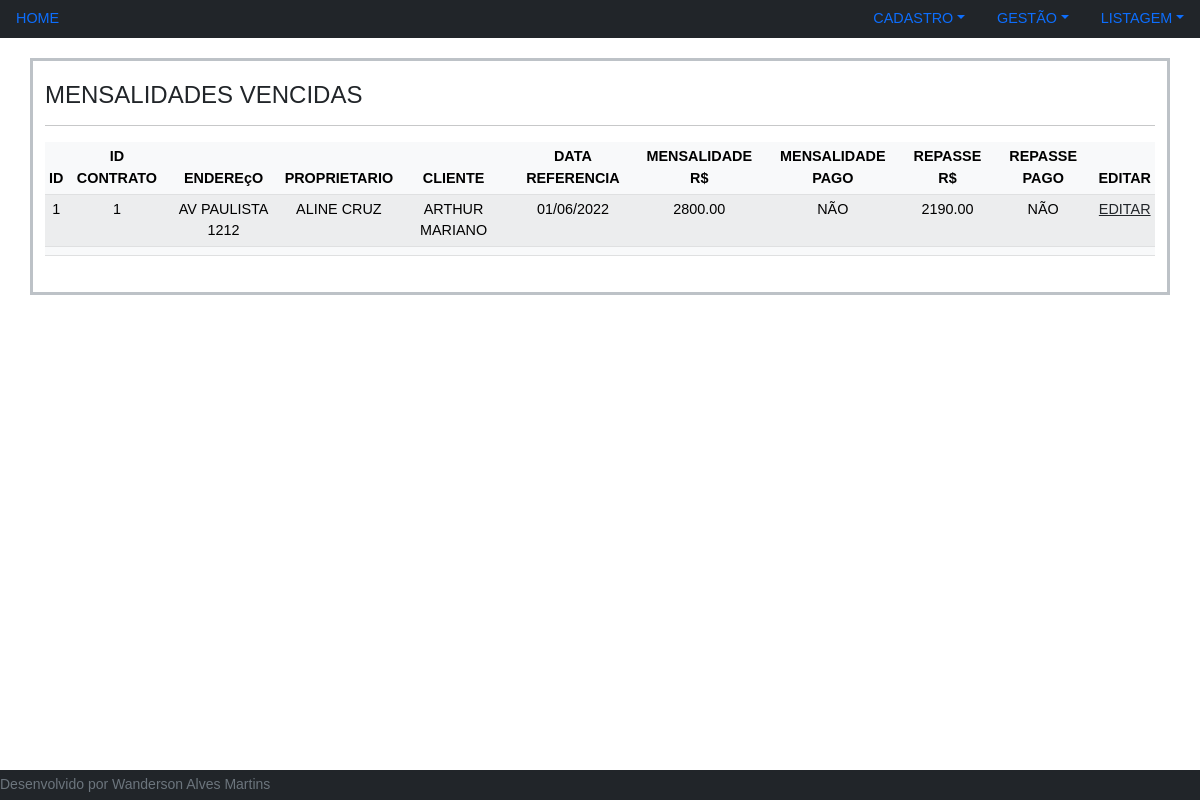
Page /index.php?p=gestaoVencido on the committed database.
### tables this page shows
CREATE TABLE IF NOT EXISTS `mensalidade` (
  `ID` int(11) NOT NULL AUTO_INCREMENT,
  `ID_CONTRATO` int(11) NOT NULL,
  `DT_REF` date DEFAULT NULL,
  `VL_MENSALIDADE` float(10,2) DEFAULT NULL,
  `PG_MENSALIDADE` int(11) DEFAULT 0 COMMENT '0=NAO PAGO, 1=PAGO',
  `DT_PG_MENSALIDADE` date DEFAULT NULL,
  `VL_REPASSE` float(10,2) DEFAULT NULL,
  `PG_REPASSE` int(11) DEFAULT 0 COMMENT '0=NAO PAGO, 1=PAGO',
  `DT_PG_REPASSE` date DEFAULT NULL,
  `VL_CONDOMINIO` float(10,2) DEFAULT NULL,
  `PG_CONDOMINIO` int(11) DEFAULT 0 COMMENT '0=NAO PAGO, 1=PAGO',
  `DT_PG_CONDOMINIO` date DEFAULT NULL,
  `ATIVO` int(11) NOT NULL DEFAULT 1,
  PRIMARY KEY (`ID`)
);

CREATE TABLE IF NOT EXISTS `pessoa` (
  `ID` int(11) NOT NULL AUTO_INCREMENT,
  `NOME` varchar(100) NOT NULL,
  `EMAIL` varchar(150) NOT NULL,
  `TELEFONE` varchar(15) NOT NULL,
  `DIA_REPASSE` int(11) NOT NULL DEFAULT 1,
  `LOCATARIO_PROPRIETARIO` int(11) NOT NULL DEFAULT 0 COMMENT '0=LACATARIO; 1=PROPRIETARIO',
  `ATIVO` int(11) NOT NULL DEFAULT 1 COMMENT '0=INATIVO; 1=ATIVO',
  `DT_CADASTRO` datetime NOT NULL,
  PRIMARY KEY (`ID`)
);

CREATE TABLE IF NOT EXISTS `descricao` (
  `ID` int(11) NOT NULL,
  `REF` int(11) NOT NULL,
  `DESC` varchar(50) NOT NULL
);

### database/Query.php (called while the page is built, shortened)
<?php
class Query extends ConexaoBD
{
    public function select($sql,$p=null)
    {
        $pdo    = $this->conectar();
        $r      = $pdo->query($sql);
        if($p)
        {
            $result = $r->fetchAll();
        }
        else
        {
            $result = $r->fetch();
        }
        return $result;
    }
}
?>

### controller/con_gestao.php (called while the page is built)
<?php
include_once 'database/Query.php';
$dataAtual      = date("Y-m-d");
$diaAtual       = date("d");
$sql = "SELECT
                a.ID,
                a.ID_CONTRATO,
                LEFT(c.ENDERECO,40) ENDERECO,
                d.NOME DESC_CLIENTE,
                e.NOME DESC_PROPRIETARIO,
                DATE_FORMAT(a.DT_REF, '%d/%m/%Y' ) DT_REF,
                a.VL_MENSALIDADE,
                f.DESC DESC_PG_MENSALIDADE,
                a.VL_REPASSE,
                g.DESC DESC_PG_REPASSE,
                a.VL_CONDOMINIO,
                f.DESC DESC_PG_CONDOMINIO
        FROM mensalidade a
        JOIN contrato b ON b.ID = a.ID_CONTRATO
        JOIN imovel c   ON c.ID = b.ID_IMOVEL
        JOIN pessoa d   ON d.ID = b.ID_PESSOA_CLIENTE
        JOIN pessoa e   ON e.ID = c.ID_PROPRIETARIO
        JOIN descricao f   ON f.ID = a.PG_MENSALIDADE
        JOIN descricao g   ON g.ID = a.PG_REPASSE
        JOIN descricao h   ON h.ID = a.PG_CONDOMINIO
        WHERE
                a.ATIVO = 1 AND a.DT_REF <= '$dataAtual' AND a.PG_MENSALIDADE = 0
                OR
                a.ATIVO = 1 AND a.DT_REF <= '$dataAtual' AND e.DIA_REPASSE <= $diaAtual AND a.PG_REPASSE = 0
        ORDER BY c.ENDERECO
        ";
$bd_mensalide   = new Query();
$rows_mensalide = $bd_mensalide->select($sql,1);
?>

### views/listagem/gestao.php (the view)
<div class="container-fluid">
    <div class="container divform ">
        <h4> MENSALIDADES VENCIDAS </h4>
        <hr>
        	<table class="table table-light table-striped table-sm table-hover text-center">
				<thead>
					<tr>
						<th>ID</th>
						<th>ID CONTRATO</th>
						<th>ENDEREçO</th>
						<th>PROPRIETARIO</th>
						<th>CLIENTE</th>
						<th>DATA REFERENCIA</th>
						<th>MENSALIDADE R$</th>
						<th>MENSALIDADE PAGO</th>
						<th>REPASSE R$</th>
						<th>REPASSE PAGO</th>
						<th>EDITAR</th>
					</tr>
				</thead>
				<tbody>
				<?php
					foreach ($rows_mensalide as $v)
					{
                        echo "
                        <tr>
                            <td> ".$v['ID']." </td>
                            <td> ".$v['ID_CONTRATO']." </td>
                            <td> ".$v['ENDERECO']." </td>
                            <td> ".$v['DESC_PROPRIETARIO']." </td>
                            <td> ".$v['DESC_CLIENTE']." </td>
                            <td> ".$v['DT_REF']." </td>
                            <td> ".$v['VL_MENSALIDADE']." </td>
                            <td> ".$v['DESC_PG_MENSALIDADE']." </td>
                            <td> ".$v['VL_REPASSE']." </td>
                            <td> ".$v['DESC_PG_REPASSE']." </td>
                            <td> <a href='index.php?p=mensalidadeEditar&id=".$v['ID']."&r=1' title='EDITAR' class='btn_edit text-dark'> EDITAR </td>
                        </tr>
                        ";
                    }
				?>
				</tbody>
				<tfoot>
					<tr>
						<th></th>
						<th></th>
						<th></th>
						<th></th>
						<th></th>
						<th></th>
						<th></th>
						<th></th>
						<th></th>
						<th></th>
						<th></th>
					</tr>
				</tfoot>
			</table>
    </div>
</div>

### asset/css/style.css (style rules this page uses)
body { font-size: 0.9rem; padding-top: 0px; background-size: 100% 100%; font-family: Arial, Helvetica, sans-serif; margin: 0 0 49px; }
html { position: relative; min-height: 100%; }
.divform { margin-top: 20px; border: 3px solid #bdc2c7; padding-bottom: 20px; padding-top: 20px; }

### rows in the picture
mensalidade: ID "1", ID_CONTRATO "1", ENDERECO "AV PAULISTA 1212", pessoa.NOME "ALINE CRUZ", pessoa.NOME "ARTHUR MARIANO", DT_REF "01/06/2022", VL_MENSALIDADE "2800.00", descricao.DESC "NÃO", VL_REPASSE "2190.00"
